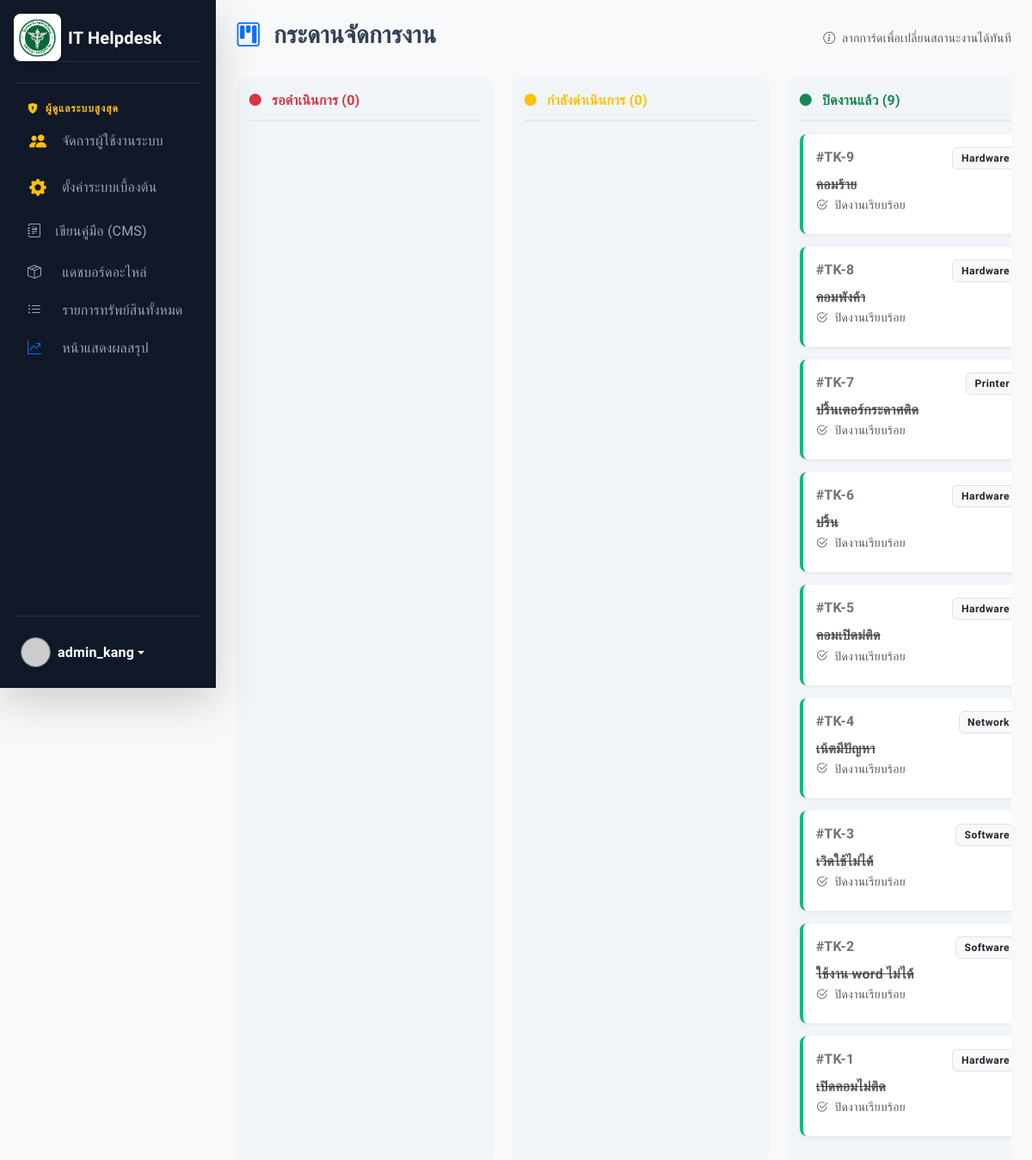
The app's page /it_support/kanban.php (signed in) with its own data.
### tables this page shows
CREATE TABLE `tickets` (
  `ticket_id` int(11) NOT NULL,
  `user_id` int(11) NOT NULL,
  `it_support_id` int(11) DEFAULT NULL,
  `title` varchar(150) NOT NULL,
  `category` varchar(50) NOT NULL,
  `problem_desc` text NOT NULL,
  `building` varchar(100) DEFAULT NULL,
  `floor` varchar(50) DEFAULT NULL,
  `room_no` varchar(100) DEFAULT NULL,
  `image_path` varchar(255) DEFAULT NULL,
  `urgency` enum('Normal','High','Critical') DEFAULT 'Normal',
  `status` enum('Pending','In Progress','Resolved','Closed') DEFAULT 'Pending',
  `resolution_notes` text DEFAULT NULL,
  `rating` int(11) DEFAULT NULL,
  `feedback` text DEFAULT NULL,
  `created_at` timestamp NOT NULL DEFAULT current_timestamp(),
  `resolved_at` timestamp NULL DEFAULT NULL
);

### core/Ticket.php (called while the page is built, shortened)
<?php
class Ticket {
    private $conn;
    private $table = "tickets";
    public function __construct($db) {
        $this->conn = $db;
    }
    public function getAllTickets() {
        $sql = "SELECT t.*, u.full_name as reporter_name, d.dept_name,
                       it.full_name as it_name
                FROM " . $this->table . " t
                LEFT JOIN users u ON t.user_id = u.user_id
                LEFT JOIN departments d ON u.dept_id = d.dept_id
                LEFT JOIN users it ON t.it_support_id = it.user_id
                ORDER BY t.created_at DESC";
        $stmt = $this->conn->prepare($sql);
        $stmt->execute();
        return $stmt->fetchAll();
    }
}
?>

### it_support/kanban.php (the view, shortened to what this page needs)
<?php
require_once '../core/Ticket.php';
$db = new Database();
$conn = $db->connect();
$ticketObj = new Ticket($conn);
$all_tickets = $ticketObj->getAllTickets();
$pending = [];
$in_progress = [];
$resolved = [];
foreach ($all_tickets as $t) {
    if ($t['status'] == 'Pending') $pending[] = $t;
    elseif ($t['status'] == 'In Progress') $in_progress[] = $t;
    else $resolved[] = $t;
}
require_once '../includes/header.php';
require_once '../includes/sidebar.php';
?>
<div class="d-flex justify-content-between align-items-center mb-4">
    <h3 class="fw-bold"><i class="bi bi-kanban text-primary me-2"></i> กระดานจัดการงาน </h3>
    <span class="text-muted small"><i class="bi bi-info-circle me-1"></i> ลากการ์ดเพื่อเปลี่ยนสถานะงานได้ทันที</span>
</div>
<div class="kanban-board">
    <div class="kanban-col">
        <div class="kanban-col-header text-danger"><i class="bi bi-circle-fill me-2 small"></i> รอดำเนินการ (<?php echo count($pending); ?>)</div>
        <div class="kanban-items" id="col-pending" data-status="Pending">
        </div>
    </div>
    <div class="kanban-col">
        <div class="kanban-col-header text-warning"><i class="bi bi-circle-fill me-2 small"></i> กำลังดำเนินการ (<?php echo count($in_progress); ?>)</div>
        <div class="kanban-items" id="col-progress" data-status="In Progress">
        </div>
    </div>
    <div class="kanban-col">
        <div class="kanban-col-header text-success"><i class="bi bi-circle-fill me-2 small"></i> ปิดงานแล้ว (<?php echo count($resolved); ?>)</div>
        <div class="kanban-items" id="col-resolved" data-status="Resolved">
            <?php foreach($resolved as $t): ?>
                <div class="kanban-card card-resolved" data-id="<?php echo $t['ticket_id']; ?>">
                    <div class="d-flex justify-content-between mb-2">
                        <span class="fw-bold text-secondary">#TK-<?php echo $t['ticket_id']; ?></span>
                        <span class="badge bg-light text-dark border"><?php echo $t['category']; ?></span>
                    </div>
                    <h6 class="fw-bold text-muted mb-1 text-decoration-line-through"><?php echo htmlspecialchars($t['title']); ?></h6>
                    <small class="text-muted d-block mb-2"><i class="bi bi-check2-circle me-1"></i> ปิดงานเรียบร้อย</small>
                </div>
            <?php endforeach; ?>
        </div>
    </div>
</div>
<?php require_once '../includes/footer.php'; ?>

### assets/css/style.css (style rules this page uses)
:root { --primary-color: #4361ee; --secondary-color: #3f37c9; --success-color: #4cc9f0; --danger-color: #f72585; --bg-color: #f8f9fa; --sidebar-bg: #111827; --sidebar-hover: #1f2937; --text-main: #334155; --card-shadow: 0 10px 15px -3px rgba(0, 0, 0, 0.05), 0 4px 6px -2px rgba(0, 0, 0, 0.025); }
body { font-family: 'Sarabun', sans-serif; background-color: var(--bg-color); color: var(--text-main); letter-spacing: 0.2px; }
.badge { padding: 0.5em 0.8em; font-weight: 600; border-radius: 6px; letter-spacing: 0.5px; }

### includes/header.php (style rules this page uses)
html, body { height: 100%; }

### it_support/kanban.php (style rules this page uses)
.kanban-board { display: flex; gap: 20px; overflow-x: auto; padding-bottom: 20px; min-height: 70vh; }
.kanban-col { flex: 1; min-width: 300px; background-color: #f1f5f9; border-radius: 12px; padding: 15px; display: flex; flex-direction: column; }
.kanban-col-header { font-weight: bold; margin-bottom: 15px; padding-bottom: 10px; border-bottom: 2px solid #e2e8f0; }
.kanban-items { flex-grow: 1; min-height: 200px; }
.kanban-card { background: white; border-radius: 8px; padding: 15px; margin-bottom: 15px; box-shadow: 0 2px 4px rgba(0,0,0,0.05); cursor: grab; border-left: 4px solid #cbd5e1; transition: transform 0.2s, box-shadow 0.2s; }
.card-resolved { border-left-color: #10b981; }

### records on screen
tickets: ticket_id "9", category "Hardware", title "คอมร้าย"
tickets: ticket_id "8", category "Hardware", title "คอมพังค้า"
tickets: ticket_id "7", category "Printer", title "ปริ้นเตอร์กระดาศติด"
tickets: ticket_id "6", category "Hardware", title "ปริ้น"
tickets: ticket_id "5", category "Hardware", title "คอมเปิดม่ติด"
tickets: ticket_id "4", category "Network", title "เน้ตมีปัญหา"
tickets: ticket_id "3", category "Software", title "เวิดใช้ไม่ได้"
tickets: ticket_id "2", category "Software", title "ใช้งาน word ไม่ได้"
tickets: ticket_id "1", category "Hardware", title "เปิดคอมไม่ติด"

### other values on screen
$_SESSION['username'] "admin_kang"
count($pending) "0"
count($in_progress) "0"
count($resolved) "9"
